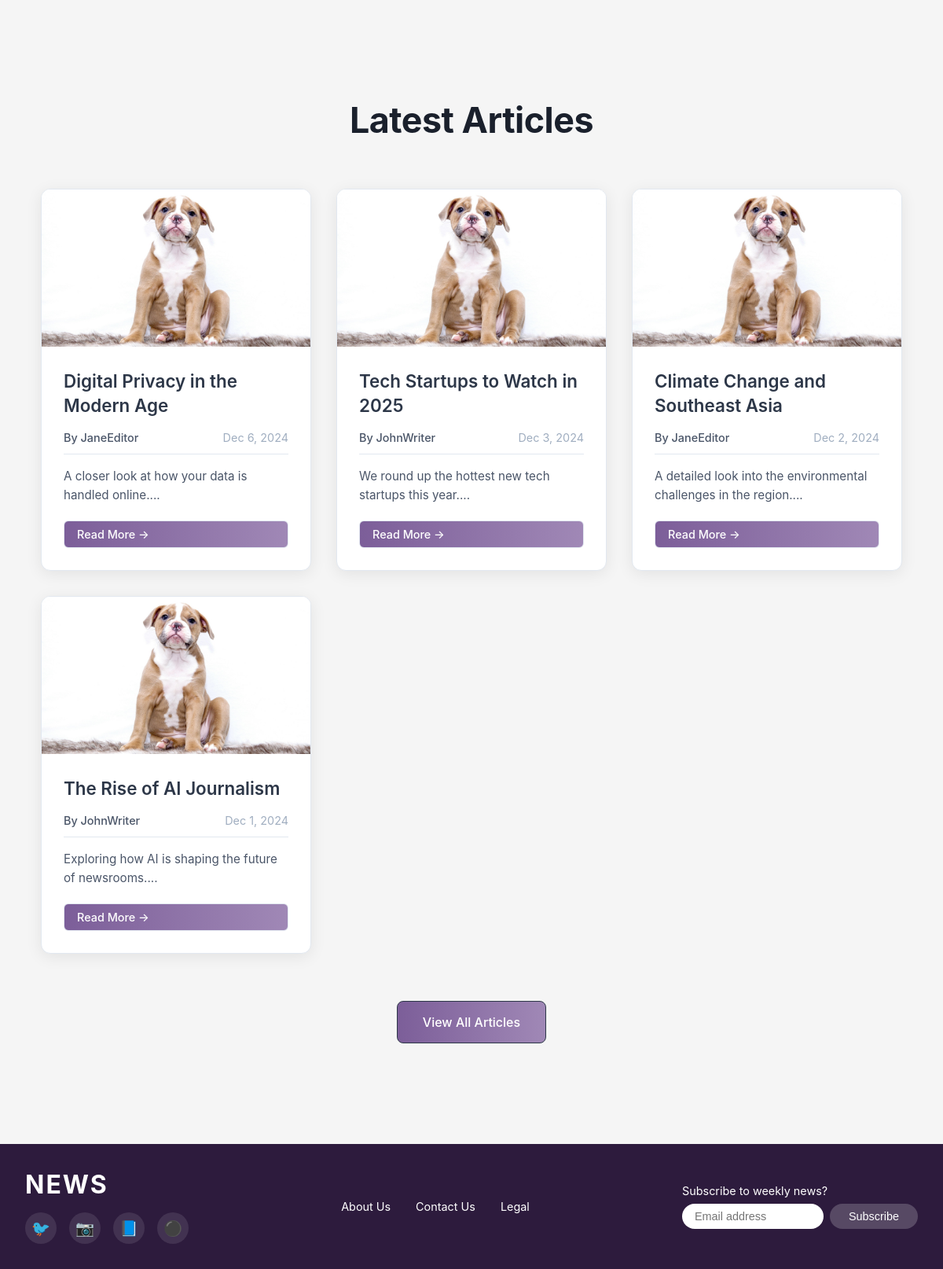
/public/index.php (lower part), run on an earlier commit of the app's database.
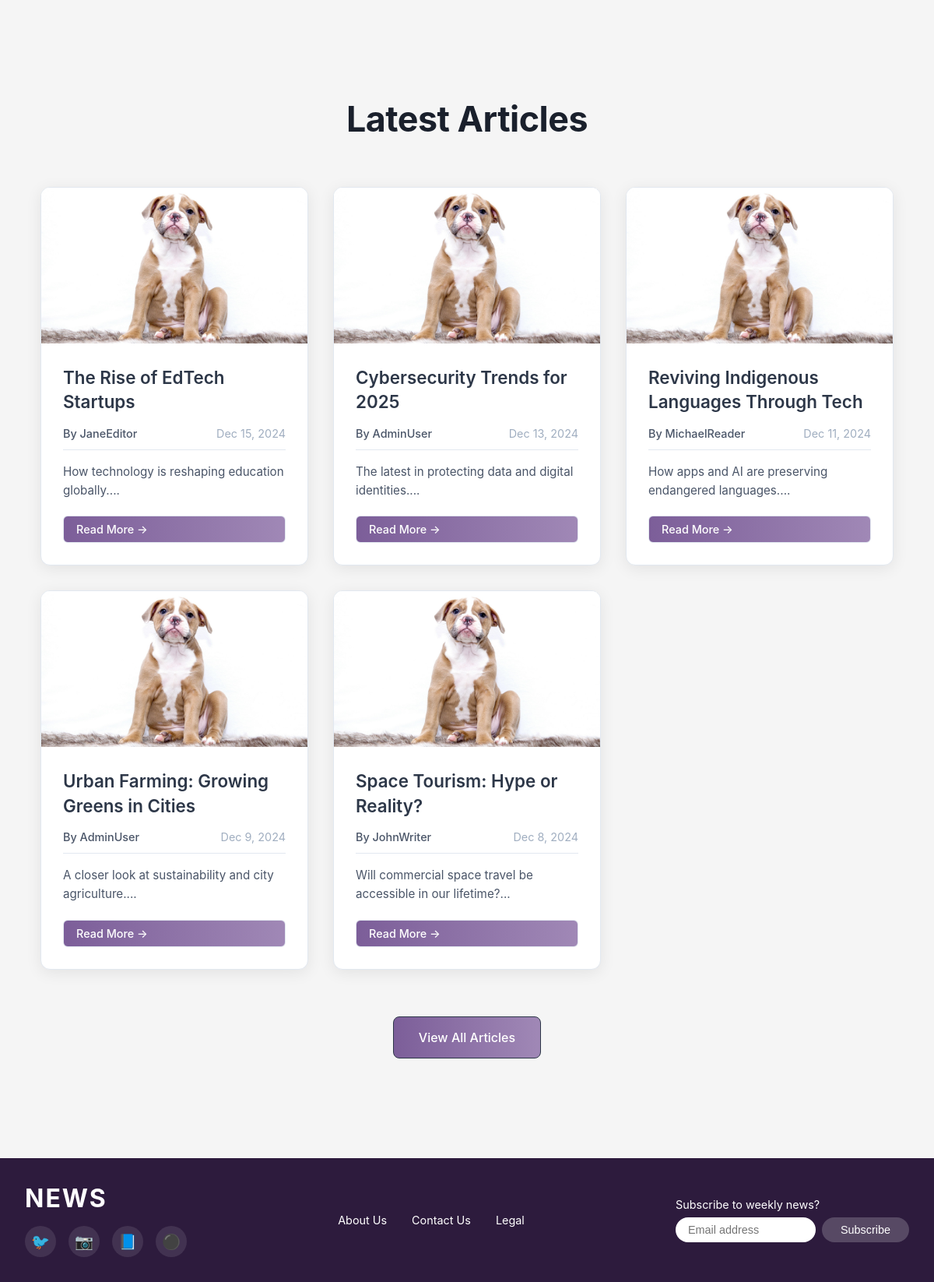
And on a later commit of the database.
### tables this page shows
CREATE TABLE `articles` (
  `id` int(11) NOT NULL,
  `title` varchar(255) NOT NULL,
  `content` text NOT NULL,
  `author_id` int(11) DEFAULT NULL,
  `is_published` tinyint(1) DEFAULT 0,
  `allow_comments` tinyint(1) DEFAULT 1,
  `created_at` timestamp NOT NULL DEFAULT current_timestamp(),
  `updated_at` timestamp NOT NULL DEFAULT current_timestamp() ON UPDATE current_timestamp(),
  `image_data` longblob DEFAULT NULL
);

CREATE TABLE `users` (
  `id` int(11) NOT NULL,
  `username` varchar(50) NOT NULL,
  `email` varchar(100) NOT NULL,
  `password` varchar(255) NOT NULL,
  `role_id` int(11) DEFAULT NULL,
  `created_at` timestamp NOT NULL DEFAULT current_timestamp()
);

### app/helpers.php (called while the page is built, shortened)
<?php
function render($view, $data = [], $layout = 'layout') {
    extract($data);
    require views_path($view . '.php');
}
function base_url($path = '') {
    if(defined('BASE_URL')) {
        return BASE_URL . ltrim($path, '/');
    }
    $protocol =
    (!empty($_SERVER['HTTPS']) && $_SERVER['HTTPS'] !== 'off') ||
    $_SERVER['SERVER_PORT'] === 443 ? "https://" : "http://";
    $host = $_SERVER['HTTP_HOST'];
    $base = rtrim(dirname($_SERVER['SCRIPT_NAME']), '/');
    return $protocol . $host . $base . '/' . ltrim($path, '/');
}
function base_path($path = '') {
    return realpath(__DIR__ . '/../' . '/' . ltrim($path, '/'));
}
function views_path($path = '') {
    return base_path('app/views/' . ltrim($path, '/'));
}

### app/controllers/HomeController.php (called while the page is built, shortened)
<?php
class HomeController {
    public function index() {
        require_once __DIR__ . '/../models/Article.php';
        $articleModel = new Article();
        $recentArticles = $articleModel->getFilteredArticles('', 0, 5);
        $data = [
            'title' => 'This is the main home page title',
            'message' => 'Welcome to the home page',
            'recentArticles' => $recentArticles
        ];
        render('home/index', $data, 'layouts/hero_layout');
    }
}

### app/models/Article.php (called while the page is built, shortened)
<?php
require_once __DIR__ . '/../../config/database.php';
class Article {
    private $db;
    public function __construct() {
        $database = new Database();
        $this->db = $database->connect();
    }
    public function getFilteredArticles($search = '', $offset = 0, $limit = 50, $tagIds = []) {
        $sql = "SELECT DISTINCT articles.*, users.username AS author_name
                FROM articles
                LEFT JOIN users ON articles.author_id = users.id
                LEFT JOIN article_tags ON articles.id = article_tags.article_id
                LEFT JOIN tags ON article_tags.tag_id = tags.tag_id
                WHERE articles.is_published = 1";
        $params = [];
        $offset = (int)$offset;
        $limit = (int)$limit;
        $sql .= " ORDER BY articles.created_at DESC LIMIT $offset, $limit";
        $stmt = $this->db->prepare($sql);
        $stmt->execute($params);
        return $stmt->fetchAll(PDO::FETCH_ASSOC);
    }
}
?>

### config/database.php (called while the page is built, shortened)
<?php
class Database {
    private $host = 'localhost';
    private $db_name = 'austro_asian_times';
    private $username = 'root';
    private $password = '';
    public function connect() {
        $this->conn = null;
        try {
            $dsn = "mysql:host=" . $this->host . ";dbname=" . $this->db_name . ";charset=utf8mb4";
            $this->conn = new PDO($dsn, $this->username, $this->password);
            $this->conn->setAttribute(PDO::ATTR_ERRMODE, PDO::ERRMODE_EXCEPTION);
        } catch (PDOException $e) {
            die("Connection failed: " . $e->getMessage());
        }
        return $this->conn;
    }
}

### app/views/home/index.php (the view, shortened to what this page needs)
<head>
    <link rel="stylesheet" href="<?php echo base_url('css/home.css'); ?>">
</head>
<section class="recent-articles-section">
    <div class="container">
        <h2 class="section-title">Latest Articles</h2>
        <?php if (!empty($recentArticles)): ?>
            <div class="articles-grid">
                <?php foreach ($recentArticles as $article): ?>
                    <article class="article-card">
                        <div class="article-image">
                            <?php if (!empty($article['image_data']) && $article['image_data'] !== 'NULL'): ?>
                                <img alt="<?= htmlspecialchars($article['title']) ?>">
                            <?php else: ?>
                                <img src="<?= base_url('images/default-article.jpg') ?>" alt="Default article image">
                            <?php endif; ?>
                        </div>
                        <div class="article-content">
                            <h3 class="article-title">
                                <a href="<?= base_url('article?id=' . $article['id']) ?>">
                                    <?= htmlspecialchars($article['title']) ?>
                                </a>
                            </h3>
                            <div class="article-meta">
                                <span class="author">By <?= htmlspecialchars($article['author_name']) ?></span>
                                <span class="date"><?= date('M j, Y', strtotime($article['created_at'])) ?></span>
                            </div>
                            <p class="article-excerpt">
                                <?= htmlspecialchars(substr($article['content'], 0, 120)) ?>...
                            </p>
                            <a href="<?= base_url('article?id=' . $article['id']) ?>" class="read-more">
                                Read More →
                            </a>
                        </div>
                    </article>
                <?php endforeach; ?>
            </div>
            <div class="view-all">
                <a href="<?= base_url('articles') ?>" class="btn-view-all">View All Articles</a>
            </div>
        <?php else: ?>
            <p class="no-articles">No articles available yet.</p>
        <?php endif; ?>
    </div>
</section>

What changed in the data, as far as the page shows it:
no longer on this page (row edited): articles: title "Digital Privacy in the Modern Age", author.username "JaneEditor", created_at "Dec 6, 2024", content "A closer look at how your data is handled online."
no longer on this page (row edited): articles: title "Tech Startups to Watch in 2025", author.username "JohnWriter", created_at "Dec 3, 2024", content "We round up the hottest new tech startups this year."
no longer on this page (row edited): articles: title "Climate Change and Southeast Asia", author.username "JaneEditor", created_at "Dec 2, 2024", content "A detailed look into the environmental challenges in the region."
no longer on this page (row edited): articles: title "The Rise of AI Journalism", author.username "JohnWriter", created_at "Dec 1, 2024", content "Exploring how AI is shaping the future of newsrooms."
added articles: title "The Rise of EdTech Startups", author.username "JaneEditor", created_at "Dec 15, 2024", content "How technology is reshaping education globally."
added articles: title "Cybersecurity Trends for 2025", author.username "AdminUser", created_at "Dec 13, 2024", content "The latest in protecting data and digital identities."
added articles: title "Reviving Indigenous Languages Through Tech", author.username "MichaelReader", created_at "Dec 11, 2024", content "How apps and AI are preserving endangered languages."
added articles: title "Urban Farming: Growing Greens in Cities", author.username "AdminUser", created_at "Dec 9, 2024", content "A closer look at sustainability and city agriculture."
added articles: title "Space Tourism: Hype or Reality?", author.username "JohnWriter", created_at "Dec 8, 2024", content "Will commercial space travel be accessible in our lifetime?"
